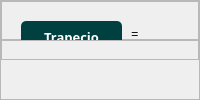
           <widget class="QFrame" name="frame_17">
            <property name="frameShape">
             <enum>QFrame::StyledPanel</enum>
            </property>
            <property name="frameShadow">
             <enum>QFrame::Raised</enum>
            </property>
            <layout class="QVBoxLayout" name="verticalLayout_9" stretch="2,0,2">
             <property name="spacing">
              <number>0</number>
             </property>
             <property name="leftMargin">
              <number>0</number>
             </property>
             <property name="topMargin">
              <number>0</number>
             </property>
             <property name="rightMargin">
              <number>0</number>
             </property>
             <property name="bottomMargin">
              <number>0</number>
             </property>
             <item>
              <widget class="QFrame" name="frame_7">
               <property name="frameShape">
                <enum>QFrame::StyledPanel</enum>
               </property>
               <property name="frameShadow">
                <enum>QFrame::Raised</enum>
               </property>
               <widget class="QLabel" name="lbl_resultSimp">
                <property name="geometry">
                 <rect>
                  <x>130</x>
                  <y>70</y>
                  <width>221</width>
                  <height>31</height>
                 </rect>
                </property>
                <property name="sizePolicy">
                 <sizepolicy hsizetype="Expanding" vsizetype="Preferred">
                  <horstretch>0</horstretch>
                  <verstretch>0</verstretch>
                 </sizepolicy>
                </property>
                <property name="minimumSize">
                 <size>
                  <width>0</width>
                  <height>25</height>
                 </size>
                </property>
                <property name="maximumSize">
                 <size>
                  <width>16777215</width>
                  <height>16777215</height>
                 </size>
                </property>
                <property name="font">
                 <font>
                  <family>Segoe UI Variable</family>
                  <pointsize>10</pointsize>
                 </font>
                </property>
                <property name="text">
                 <string>=</string>
                </property>
               </widget>
               <widget class="QPushButton" name="btn_simpson">
                <property name="geometry">
                 <rect>
                  <x>20</x>
                  <y>69</y>
                  <width>101</width>
                  <height>31</height>
                 </rect>
                </property>
                <property name="minimumSize">
                 <size>
                  <width>0</width>
                  <height>30</height>
                 </size>
                </property>
                <property name="font">
                 <font>
                  <family>Segoe UI Variable Text</family>
                  <pointsize>10</pointsize>
                  <weight>75</weight>
                  <bold>true</bold>
                 </font>
                </property>
                <property name="cursor">
                 <cursorShape>PointingHandCursor</cursorShape>
                </property>
                <property name="styleSheet">
                 <string notr="true">QPushButton {
	background-color: #004040;
	color: #ffffff;
	border-radius: 5px;
}

QPushButton:hover {
	background-color: #008C72;
}</string>
                </property>
                <property name="text">
                 <string>Simpson</string>
                </property>
               </widget>
               <widget class="QLabel" name="lbl_resultTrap">
                <property name="geometry">
                 <rect>
                  <x>130</x>
                  <y>20</y>
                  <width>221</width>
                  <height>25</height>
                 </rect>
                </property>
                <property name="sizePolicy">
                 <sizepolicy hsizetype="Expanding" vsizetype="Preferred">
                  <horstretch>0</horstretch>
                  <verstretch>0</verstretch>
                 </sizepolicy>
                </property>
                <property name="minimumSize">
                 <size>
                  <width>0</width>
                  <height>25</height>
                 </size>
                </property>
                <property name="maximumSize">
                 <size>
                  <width>16777215</width>
                  <height>16777215</height>
                 </size>
                </property>
                <property name="font">
                 <font>
                  <family>Segoe UI Variable</family>
                  <pointsize>10</pointsize>
                 </font>
                </property>
                <property name="frameShadow">
                 <enum>QFrame::Plain</enum>
                </property>
                <property name="text">
                 <string>=</string>
                </property>
               </widget>
               <widget class="QPushButton" name="btn_trapeze">
                <property name="geometry">
                 <rect>
                  <x>20</x>
                  <y>20</y>
                  <width>101</width>
                  <height>31</height>
                 </rect>
                </property>
                <property name="minimumSize">
                 <size>
                  <width>50</width>
                  <height>30</height>
                 </size>
                </property>
                <property name="font">
                 <font>
                  <family>Segoe UI Variable Text</family>
                  <pointsize>10</pointsize>
                  <weight>75</weight>
                  <bold>true</bold>
                 </font>
                </property>
                <property name="cursor">
                 <cursorShape>PointingHandCursor</cursorShape>
                </property>
                <property name="styleSheet">
                 <string notr="true">QPushButton {
	background-color: #004040;
	color: #ffffff;
	border-radius: 5px;
}

QPushButton:hover {
	background-color: #008C72;
}</string>
                </property>
                <property name="text">
                 <string>Trapecio</string>
                </property>
                <property name="iconSize">
                 <size>
                  <width>18</width>
                  <height>16</height>
                 </size>
                </property>
               </widget>
               <widget class="QLabel" name="lbl_diference">
                <property name="geometry">
                 <rect>
                  <x>20</x>
                  <y>190</y>
                  <width>291</width>
                  <height>17</height>
                 </rect>
                </property>
                <property name="sizePolicy">
                 <sizepolicy hsizetype="Expanding" vsizetype="Preferred">
                  <horstretch>0</horstretch>
                  <verstretch>0</verstretch>
                 </sizepolicy>
                </property>
                <property name="maximumSize">
                 <size>
                  <width>16777215</width>
                  <height>16777215</height>
                 </size>
                </property>
                <property name="font">
                 <font>
                  <family>Segoe UI Variable</family>
                  <pointsize>10</pointsize>
                 </font>
                </property>
                <property name="text">
                 <string/>
                </property>
               </widget>
               <widget class="QLabel" name="lbl_valorexacto">
                <property name="geometry">
                 <rect>
                  <x>20</x>
                  <y>140</y>
                  <width>291</width>
                  <height>20</height>
                 </rect>
                </property>
                <property name="sizePolicy">
                 <sizepolicy hsizetype="Expanding" vsizetype="Preferred">
                  <horstretch>0</horstretch>
                  <verstretch>0</verstretch>
                 </sizepolicy>
                </property>
                <property name="maximumSize">
                 <size>
                  <width>16777215</width>
                  <height>16777215</height>
                 </size>
                </property>
                <property name="font">
                 <font>
                  <family>Segoe UI Variable</family>
                  <pointsize>10</pointsize>
                 </font>
                </property>
                <property name="text">
                 <string/>
                </property>
               </widget>
               <widget class="QLabel" name="label_11">
                <property name="geometry">
                 <rect>
                  <x>20</x>
                  <y>120</y>
                  <width>211</width>
                  <height>20</height>
                 </rect>
                </property>
                <property name="font">
                 <font>
                  <family>Segoe UI Variable Text</family>
                  <pointsize>10</pointsize>
                  <weight>75</weight>
                  <bold>true</bold>
                 </font>
                </property>
                <property name="styleSheet">
                 <string notr="true"/>
                </property>
                <property name="text">
                 <string>Valor exacto =</string>
                </property>
               </widget>
               <widget class="QLabel" name="label_8">
                <property name="geometry">
                 <rect>
                  <x>20</x>
                  <y>170</y>
                  <width>201</width>
                  <height>20</height>
                 </rect>
                </property>
                <property name="font">
                 <font>
                  <family>Segoe UI Variable Text</family>
                  <pointsize>10</pointsize>
                  <weight>75</weight>
                  <bold>true</bold>
                 </font>
                </property>
                <property name="styleSheet">
                 <string notr="true"/>
                </property>
                <property name="text">
                 <string>Diferencia =</string>
                </property>
               </widget>
              </widget>
             </item>
             <item>
              <widget class="QFrame" name="frame_12">
               <property name="frameShape">
                <enum>QFrame::StyledPanel</enum>
               </property>
               <property name="frameShadow">
                <enum>QFrame::Raised</enum>
               </property>
               <layout class="QVBoxLayout" name="verticalLayout_10">
                <property name="spacing">
                 <number>0</number>
                </property>
                <property name="leftMargin">
                 <number>20</number>
                </property>
                <property name="topMargin">
                 <number>0</number>
                </property>
                <property name="rightMargin">
                 <number>20</number>
                </property>
                <property name="bottomMargin">
                 <number>0</number>
                </property>
                <item>
                 <widget class="QLabel" name="lbl_Errores">
                  <property name="maximumSize">
                   <size>
                    <width>16777215</width>
                    <height>50</height>
                   </size>
                  </property>
                  <property name="font">
                   <font>
                    <family>Segoe UI Variable</family>
                    <pointsize>10</pointsize>
                   </font>
                  </property>
                  <property name="styleSheet">
                   <string notr="true">color: rgb(170, 0, 0);</string>
                  </property>
                  <property name="text">
                   <string/>
                  </property>
                  <property name="alignment">
                   <set>Qt::AlignLeading|Qt::AlignLeft|Qt::AlignTop</set>
                  </property>
                 </widget>
                </item>
               </layout>
              </widget>
             </item>
             <item>
              <spacer name="verticalSpacer_2">
               <property name="orientation">
                <enum>Qt::Vertical</enum>
               </property>
               <property name="sizeHint" stdset="0">
                <size>
                 <width>20</width>
                 <height>40</height>
                </size>
               </property>
              </spacer>
             </item>
            </layout>
           </widget>
